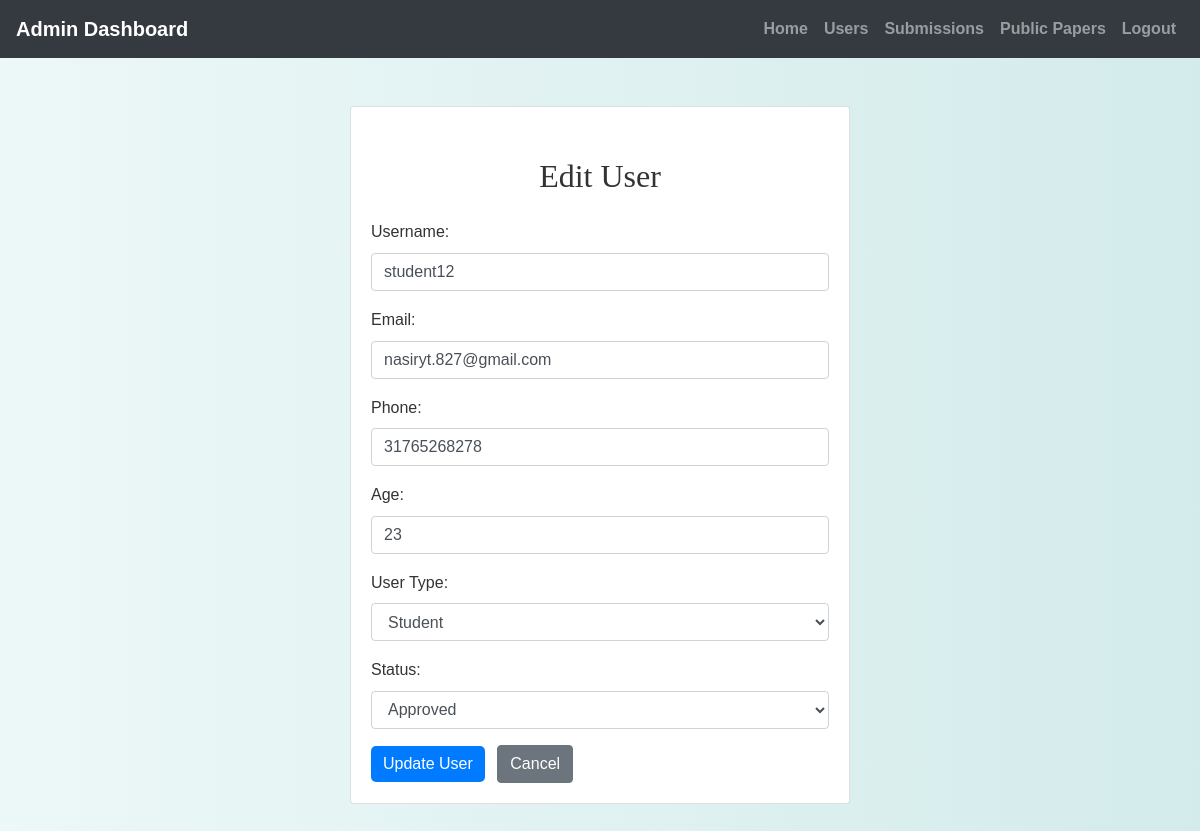
Page /admin/edit_user.php?id=2 (signed in) on the committed database.
### tables this page shows
CREATE TABLE `users` (
  `id` int(11) NOT NULL,
  `username` varchar(50) NOT NULL,
  `password` varchar(255) NOT NULL,
  `email` varchar(100) NOT NULL,
  `phone` varchar(20) NOT NULL,
  `age` int(11) DEFAULT NULL,
  `bio` text DEFAULT NULL,
  `user_type` varchar(50) DEFAULT NULL,
  `profile_picture` varchar(255) DEFAULT NULL,
  `status` enum('pending','approved','rejected') DEFAULT 'pending',
  `full_name` varchar(100) NOT NULL,
  `affiliation` varchar(150) NOT NULL,
  `expertise` text NOT NULL,
  `publications` int(11) NOT NULL DEFAULT 0
);

### admin/edit_user.php (the view, shortened to what this page needs)
<?php
include('config.php');
$id = (int)$_GET['id'];
$user = mysqli_fetch_assoc(mysqli_query($conn, "SELECT * FROM users WHERE id = $id"));
?>
<!DOCTYPE html>
<html>
<head>
    <link rel="stylesheet" href="https://maxcdn.bootstrapcdn.com/bootstrap/4.5.2/css/bootstrap.min.css">
    <link rel="stylesheet" href="../css/style.css">
</head>
<body>
<?php include('admin_navbar.php'); ?>
<div class="container mt-5 mb-5">
    <div class="card mx-auto" style="max-width: 500px;">
        <div class="card-body">
            <h2 class="mb-4">Edit User</h2>
            <form method="post">
                <div class="form-group">
                    <label>Username:</label>
                    <input type="text" name="username" value="<?= htmlspecialchars($user['username']) ?>" required class="form-control">
                </div>
                <div class="form-group">
                    <label>Email:</label>
                    <input type="email" name="email" value="<?= htmlspecialchars($user['email']) ?>" required class="form-control">
                </div>
                <div class="form-group">
                    <label>Phone:</label>
                    <input type="text" name="phone" value="<?= htmlspecialchars($user['phone']) ?>" class="form-control">
                </div>
                <div class="form-group">
                    <label>Age:</label>
                    <input type="number" name="age" value="<?= htmlspecialchars($user['age']) ?>" class="form-control">
                </div>
                <div class="form-group">
                    <label>User Type:</label>
                    <select name="user_type" class="form-control" required>
                        <option value="Student" <?= $user['user_type'] === 'Student' ? 'selected' : '' ?>>Student</option>
                    </select>
                </div>
                <div class="form-group">
                    <label>Status:</label>
                    <select name="status" class="form-control" required>
                        <option value="approved" <?= $user['status'] === 'approved' ? 'selected' : '' ?>>Approved</option>
                    </select>
                </div>
                <button type="submit" class="btn btn-primary">Update User</button>
                <a href="view_users.php" class="btn btn-secondary ml-2">Cancel</a>
            </form>
        </div>
    </div>
</div>
</body>
</html>

### css/style.css (style rules this page uses)
body { background: linear-gradient(90deg, rgba(233, 246, 246, 0.831), rgba(207, 233, 233, 0.9)); font-family: 'Arial', sans-serif; color: #333; line-height: 1.6; }
h1, h2, h3, h4 { text-align: center; margin-top: 30px; margin-bottom: 30px; font-family: 'Georgia', serif; }
.container { margin-bottom: 40px; }
.btn-primary { color: #fff; border: none; border-radius: 5px; cursor: pointer; transition: background-color 0.3s ease; }
a { color: #006666; text-decoration: none; font-weight: bold; }

### rows in the picture
users: username "student12", email "nasiryt.827@gmail.com", phone "31765268278", age "23", user_type "Student", status "Approved"
